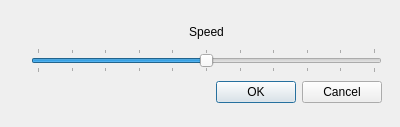
<?xml version="1.0" encoding="UTF-8"?>
<ui version="4.0">
 <class>speed</class>
 <widget class="QDialog" name="speed">
  <property name="geometry">
   <rect>
    <x>0</x>
    <y>0</y>
    <width>400</width>
    <height>127</height>
   </rect>
  </property>
  <property name="windowTitle">
   <string>Speed</string>
  </property>
  <widget class="QWidget" name="layoutWidget">
   <property name="geometry">
    <rect>
     <x>40</x>
     <y>80</y>
     <width>342</width>
     <height>25</height>
    </rect>
   </property>
   <layout class="QHBoxLayout" name="horizontalLayout">
    <item>
     <spacer name="horizontalSpacer">
      <property name="orientation">
       <enum>Qt::Horizontal</enum>
      </property>
      <property name="sizeHint" stdset="0">
       <size>
        <width>178</width>
        <height>20</height>
       </size>
      </property>
     </spacer>
    </item>
    <item>
     <widget class="QDialogButtonBox" name="buttonBox">
      <property name="orientation">
       <enum>Qt::Horizontal</enum>
      </property>
      <property name="standardButtons">
       <set>QDialogButtonBox::Cancel|QDialogButtonBox::Ok</set>
      </property>
     </widget>
    </item>
   </layout>
  </widget>
  <widget class="QWidget" name="layoutWidget">
   <property name="geometry">
    <rect>
     <x>31</x>
     <y>21</y>
     <width>351</width>
     <height>52</height>
    </rect>
   </property>
   <layout class="QVBoxLayout" name="verticalLayout">
    <item>
     <widget class="QLabel" name="labelSpeed">
      <property name="text">
       <string>Speed</string>
      </property>
      <property name="alignment">
       <set>Qt::AlignCenter</set>
      </property>
     </widget>
    </item>
    <item>
     <widget class="QSlider" name="horizontalSliderSpeed">
      <property name="minimum">
       <number>75</number>
      </property>
      <property name="maximum">
       <number>125</number>
      </property>
      <property name="value">
       <number>100</number>
      </property>
      <property name="orientation">
       <enum>Qt::Horizontal</enum>
      </property>
      <property name="tickPosition">
       <enum>QSlider::TicksBothSides</enum>
      </property>
      <property name="tickInterval">
       <number>5</number>
      </property>
     </widget>
    </item>
   </layout>
  </widget>
 </widget>
 <resources/>
 <connections>
  <connection>
   <sender>buttonBox</sender>
   <signal>accepted()</signal>
   <receiver>speed</receiver>
   <slot>accept()</slot>
   <hints>
    <hint type="sourcelabel">
     <x>248</x>
     <y>254</y>
    </hint>
    <hint type="destinationlabel">
     <x>157</x>
     <y>274</y>
    </hint>
   </hints>
  </connection>
  <connection>
   <sender>buttonBox</sender>
   <signal>rejected()</signal>
   <receiver>speed</receiver>
   <slot>reject()</slot>
   <hints>
    <hint type="sourcelabel">
     <x>316</x>
     <y>260</y>
    </hint>
    <hint type="destinationlabel">
     <x>286</x>
     <y>274</y>
    </hint>
   </hints>
  </connection>
 </connections>
</ui>
